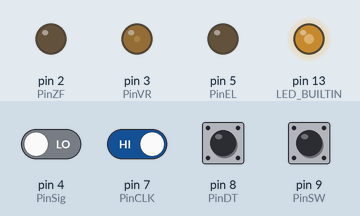
Bench run of a sketch on a simulated Arduino Mega 2560, built with avr-gcc and run on an emulated ATmega2560. Parts: output pins drawn as LEDs (lit = HIGH). Inputs (shaded band) come from the test bench; at power-on: pin 7 (PinCLK), pin 8 (PinDT), pin 9 (PinSW) HIGH, pin 4 (PinSig) LOW.

Above: at 1.2 s.
1.3 s: pin 7 (PinCLK) driven LOW
At 1.5 s:
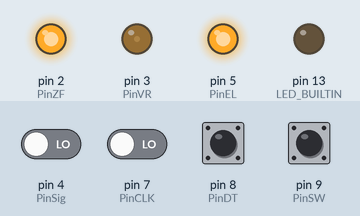
4.3 s: pin 9 (PinSW) pulled LOW for 0.15 s
At 4.9 s:
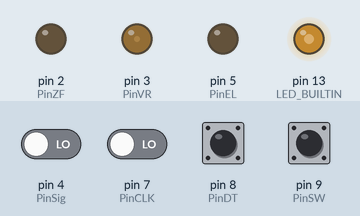
5.9 s: pin 9 (PinSW) pulled LOW for 1 s
At 6.09 s:
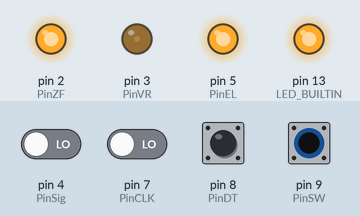
8.9 s: pin 7 (PinCLK) driven HIGH
At 9.7 s:
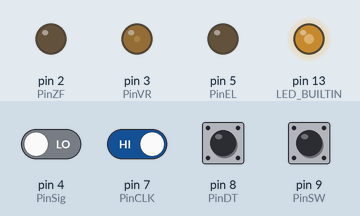
10.4 s: pin 7 (PinCLK) driven LOW and pin 9 (PinSW) driven LOW
At 11.3 s:
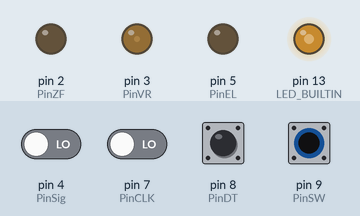
13.4 s: pin 7 (PinCLK) driven HIGH
At 14.07 s:
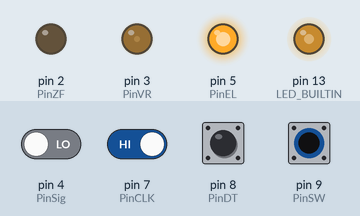
Timing chart, 0 to 17.4 s (numbered marks = the images above; inputs shaded):
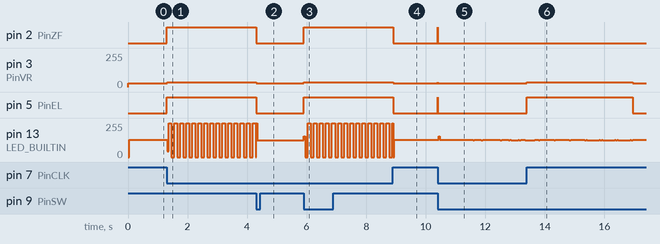

The sketch:

Spinner.ino
```cpp
#include <Arduino.h>
#include "TimerOne.h"


#define D_BG

#ifdef DBG
#define Serial_begin Serial.begin
#define Serial_println Serial.println
#define Serial_print Serial.print
#else
#define Serial_begin(x)
#define Serial_println(x)
#define Serial_print(x)
#endif

const int PinCLK=7;                   // Used for generating interrupts using CLK signal
const int PinDT=8;                    // Used for reading DT signal
const int PinSW=9;                    // Used for the push button switch
bool bLastCLK=false;


const int PinSig=4; //rpm input
const int PinZF=2;  //direction
const int PinVR=3;  //speed PWM
const int PinEL=5;  //enable

void setup() {
    Serial_begin(9600);
    Serial_println("Spinner");

    pinMode(PinSig, INPUT);
    pinMode(PinZF, OUTPUT);
    pinMode(PinVR, OUTPUT);
    pinMode(PinEL, OUTPUT);
    pinMode(LED_BUILTIN, OUTPUT);

    pinMode(PinCLK,INPUT);
    pinMode(PinDT,INPUT);
    pinMode(PinSW,INPUT_PULLUP);
    //attachInterrupt (1,isr,CHANGE);   // interrupt 1 is always connected to pin 3 on Arduino UNO
    bLastCLK=digitalRead(PinCLK);


    Timer1.initialize(100);  // 10 us = 100 kHz
    Timer1.attachInterrupt(stepperAdvance);
    Serial_println("init.done");
}

unsigned int cnt=0;
int iRPM=0;
int iRPMStop=0;
unsigned long iStepCount=0;

/*void isr ()  {                    // Interrupt service routine is executed when a HIGH to LOW transition is detected on CLK
  bool bCLK=digitalRead(PinCLK);
  bool bDT=digitalRead(PinDT);

      Serial_print(bCLK);
      Serial_print(",");
      Serial_print(bDT);
      Serial_print("\n");

  bool up = bCLK == bDT;
  if(up) iRPM-=5; else iRPM+=5;
  if(iRPM<0) iRPM=0;
  if(iRPM>400) iRPM=400;
}*/

void loop() {
  cnt++;
  digitalWrite(LED_BUILTIN, ((cnt/10)&1)!=0);

  const int iMin=30;
  int iR=iRPM>=0?iRPM:-iRPM;

  analogWrite(PinVR,iMin + (long(iR)*(255-iMin)/1000));
  digitalWrite(PinEL, iRPM!=0);
  digitalWrite(PinZF, iRPM>0);

  if(iRPM<1) return;
  delay(10);


#ifdef DBG
  //*
  unsigned int iNM=millis();
  static unsigned int iLastLog=0;
  if(iNM>iLastLog+500) {
    iLastLog=iNM;

    const long iRot=(iStepCount*GEAR_A)/(GEAR_B*SIGPR);
    //const int iMSTEPS=(long(STEPS_PERREV*32)*GEAR_B)/GEAR_A;

    Serial_print(iRPM);
    Serial_print(",");
    Serial_print(iStepCount);
    Serial_print(",");
    Serial_print(iRot);
    Serial_print("\n");
    cnt=0;
  }/**/
#endif

  //Serial.println("loop");
}

unsigned long iLastStep=0;
bool bStepOn=false;
unsigned int iClick=0;
bool bSig=false;

void stepperAdvance() {
  unsigned long iNow=micros();
  if(iNow<iLastStep) {iLastStep=iNow;}; //overflow

  bool bCLK=digitalRead(PinCLK);
  if(bLastCLK!=bCLK) {
    bLastCLK=bCLK;
    bool bDT=digitalRead(PinDT);
    if(bDT!=bCLK) {
      iRPM+=20;
      if(iRPM>1000) iRPM=1000;
      iRPMStop=0;
    } else {
      iRPM-=20;
      if(iRPM<-1000) iRPM=-1000;
      iRPMStop=0;
    }
 }

  if (!(digitalRead(PinSW))) {
    //Serial_print(iClick);
    iClick++;
    if(iClick>7000) {iStepCount=0;iRPMStop=0;};

    if(iClick==10)
    {
      if(iRPMStop!=0)
      {
        iRPM=iRPMStop;
        iRPMStop=0;
      } else {
        iRPMStop=iRPM;
        iRPM=0;
      }
    }
  } else {iClick=0;}


  bool bS=digitalRead(PinSig);
  if(bS!=bSig) {
    iStepCount++;
    bSig=bS;
  };
}
```

Measured:
- after the input at 1.3 s, pin 2 (PinZF), pin 5 (PinEL): LOW → HIGH at once; pin 3 (PinVR): 30/255 → 34/255 at once; pin 13 (LED_BUILTIN): 128/255 → 45/255 at once, then repeats every 0.19 s: 255/255 0.09 s, 0/255 0.10 s
- after the input at 4.3 s, pin 2 (PinZF), pin 5 (PinEL): HIGH → LOW at once; pin 3 (PinVR): 34/255 → 30/255 at once
- after the input at 5.9 s, pin 2 (PinZF), pin 5 (PinEL): LOW → HIGH at once; pin 3 (PinVR): 30/255 → 34/255 at once; pin 13 (LED_BUILTIN): 125/255 → 155/255 at once, then repeats every 0.19 s: 0/255 0.09 s, 255/255 0.10 s
- after the input at 8.9 s, pin 2 (PinZF), pin 5 (PinEL): HIGH → LOW at once; pin 3 (PinVR): 34/255 → 30/255 at once
- after the input at 10.4 s, pin 2 (PinZF), pin 5 (PinEL): LOW → HIGH at once, → LOW 0.01 s later; pin 3 (PinVR): 30/255 → 34/255 at once, → 30/255 0.01 s later
- after the input at 13.4 s, pin 3 (PinVR): 30/255 → 34/255 at once, → 30/255 3.6 s later; pin 5 (PinEL): LOW → HIGH at once, → LOW 3.6 s later
